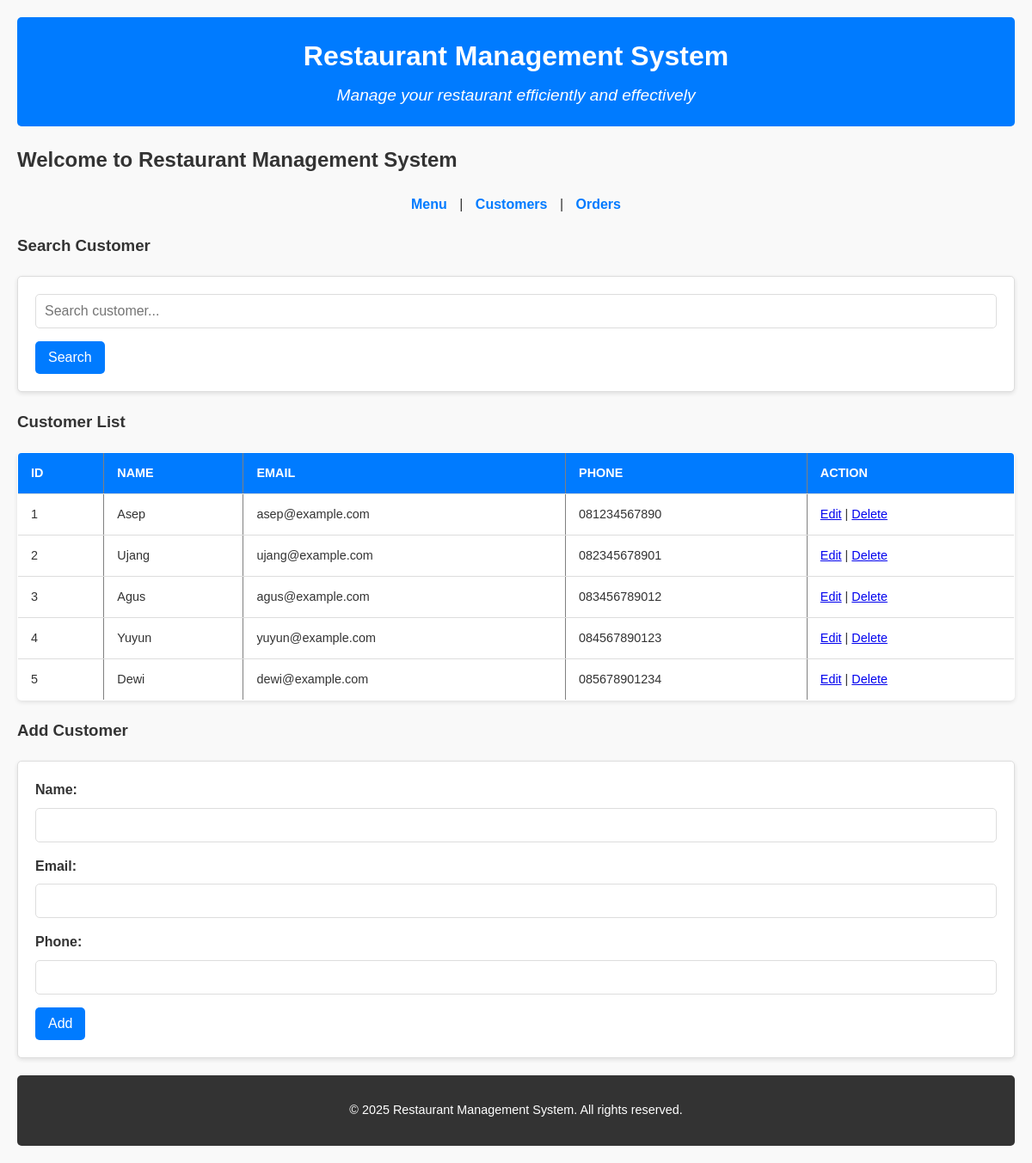
The page /?page=customers on the database its author committed.
### tables this page shows
CREATE TABLE customers (
    id INT AUTO_INCREMENT PRIMARY KEY,
    name VARCHAR(100) NOT NULL,
    email VARCHAR(100) UNIQUE,
    phone VARCHAR(15)
);

### config/db.php (called while the page is built, shortened)
<?php
class Database {
    private $host = "localhost";
    private $username = "root";
    private $password = "";
    private $dbname = "restaurant_db";
    public function __construct() {
        try {
            $this->conn = new PDO("mysql:host=$this->host;dbname=$this->dbname", $this->username, $this->password);
        } catch (PDOException $e) {
            echo "Connection failed: " . $e->getMessage();
        }
    }
}
?>

### class/Customer.php (called while the page is built, shortened)
<?php
require_once 'config/db.php';
class Customer
{
    private $db;
    public function __construct()
    {
        $this->db = (new Database())->conn;
    }
    public function getAllCustomers()
    {
        $stmt = $this->db->query("SELECT * FROM customers");
        return $stmt->fetchAll(PDO::FETCH_ASSOC);
    }
}
?>

### view/customers.php (the view, shortened to what this page needs)
<h3>Search Customer</h3>
<form method="GET">
    <input type="text" name="search_customer" placeholder="Search customer..." value="<?= isset($_GET['search_customer']) ? $_GET['search_customer'] : '' ?>">
    <button type="submit">Search</button>
</form>
<h3>Customer List</h3>
<table border="1">
    <tr>
        <th>ID</th>
        <th>Name</th>
        <th>Email</th>
        <th>Phone</th>
        <th>Action</th>
    </tr>
    <?php
    $customers = isset($_GET['search_customer']) ? $customer->searchCustomer($_GET['search_customer']) : $customer->getAllCustomers();
    foreach ($customers as $c): ?>
    <tr>
        <td><?= $c['id'] ?></td>
        <td><?= $c['name'] ?></td>
        <td><?= $c['email'] ?></td>
        <td><?= $c['phone'] ?></td>
        <td>
            <a href="?page=customers&edit=<?= $c['id'] ?>">Edit</a> |
            <a href="?page=customers&delete_customer=<?= $c['id'] ?>">Delete</a>
        </td>
    </tr>
    <?php endforeach; ?>
</table>
<?php if (isset($_GET['edit'])):
    $customerToEdit = null;
    foreach ($customer->getAllCustomers() as $c) {
        if ($c['id'] == $_GET['edit']) {
            $customerToEdit = $c;
            break;
        }
    }
    if ($customerToEdit): ?>
        <h3>Edit Customer</h3>
        <form method="POST">
            <input type="hidden" name="id" value="<?= $customerToEdit['id'] ?>">
            <label>Name:</label>
            <input type="text" name="name" value="<?= $customerToEdit['name'] ?>" required>
            <label>Email:</label>
            <input type="email" name="email" value="<?= $customerToEdit['email'] ?>" required>
            <label>Phone:</label>
            <input type="text" name="phone" value="<?= $customerToEdit['phone'] ?>" required>
            <button type="submit" name="update_customer">Update</button>
        </form>
    <?php endif; ?>
<?php else: ?>
    <h3>Add Customer</h3>
    <form method="POST">
        <label>Name:</label>
        <input type="text" name="name" required>
        <label>Email:</label>
        <input type="email" name="email" required>
        <label>Phone:</label>
        <input type="text" name="phone" required>
        <button type="submit" name="add_customer">Add</button>
    </form>
<?php endif; ?>

### style.css (style rules this page uses)
body { font-family: 'Arial', sans-serif; margin: 20px; background-color: #f9f9f9; color: #333; line-height: 1.6; }
table { width: 100%; border-collapse: collapse; margin: 20px 0; background-color: white; box-shadow: 0 2px 5px rgba(0, 0, 0, 0.1); border-radius: 5px; overflow: hidden; }
th, td { padding: 12px 15px; text-align: left; border-bottom: 1px solid #ddd; }
th { background-color: #007bff; color: white; text-transform: uppercase; font-size: 0.9em; }
td { font-size: 0.9em; }
form { margin: 20px 0; padding: 20px; background-color: white; border: 1px solid #ddd; border-radius: 5px; box-shadow: 0 2px 5px rgba(0, 0, 0, 0.1); }
form label { display: block; margin-bottom: 8px; font-weight: bold; color: #333; }
form input[type="text"], form input[type="email"], form input[type="number"], form select { width: 100%; padding: 10px; margin-bottom: 15px; border: 1px solid #ddd; border-radius: 5px; font-size: 1em; box-sizing: border-box; }
form button { background-color: #007bff; color: white; border: none; padding: 10px 15px; font-size: 1em; border-radius: 5px; cursor: pointer; transition: background-color 0.3s ease; }
button, a.button { display: inline-block; padding: 10px 15px; font-size: 1em; color: white; background-color: #007bff; text-decoration: none; border: none; border-radius: 5px; cursor: pointer; transition: background-color 0.3s ease; }

### rows shown on the page
customers: id "1", name "Asep", email "asep@example.com", phone "081234567890"
customers: id "2", name "Ujang", email "ujang@example.com", phone "082345678901"
customers: id "3", name "Agus", email "agus@example.com", phone "083456789012"
customers: id "4", name "Yuyun", email "yuyun@example.com", phone "084567890123"
customers: id "5", name "Dewi", email "dewi@example.com", phone "085678901234"
